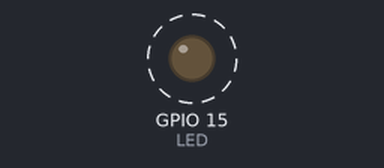
Bench run of a sketch on a simulated ESP8266 (NodeMCU). Parts: output pins drawn as LEDs (lit = HIGH). Dashed ring = blinking. WiFi joins after 1.5 s; servers stay silent unless stated; what the sketch prints to the serial monitor is not drawn.

Above: at 3.0 s.
Timing chart, 0 to 5.5 s (numbered marks = the images above):
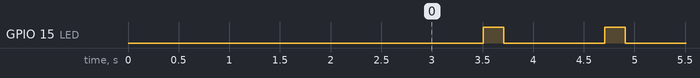

The sketch:

Koneksi_WiFi.ino
```cpp
#if defined(ESP8266)
  #include <ESP8266WiFi.h>
#elif defined(ESP32)
  #include <WiFi.h>
#endif

#define WIFI_SSID "Wokwi-GUEST"
#define WIFI_PASSWORD ""
#define SERIAL_DEBUG_BAUD 115200
#define LED 15

int status = WL_IDLE_STATUS;

void InitWiFi() {
  Serial.println("Connecting to AP ...");
  WiFi.begin(WIFI_SSID, WIFI_PASSWORD);

  while (WiFi.status() != WL_CONNECTED) {
    delay(500);
    Serial.print(".");
  }

  Serial.println("\nConnected to AP!");
  Serial.print("WiFi sudah terkoneksi dengan: ");
  Serial.println(WIFI_SSID);
  Serial.print("IP Address (DHCP): ");
  Serial.println(WiFi.localIP());
  Serial.println("==========================================");
}

void reconnect() {
  status = WiFi.status();
  if (status != WL_CONNECTED) {
    WiFi.begin(WIFI_SSID, WIFI_PASSWORD);
    while (WiFi.status() != WL_CONNECTED) {
      delay(500);
      Serial.print(".");
    }
    Serial.println("\nConnected to AP!");
    Serial.print("IP Address (DHCP): ");
    Serial.println(WiFi.localIP());
  }
}

void setup() {
  Serial.begin(SERIAL_DEBUG_BAUD);
  delay(1000);
  pinMode(LED, OUTPUT);

  InitWiFi();
}

void loop() {
  delay(1000);

  if (WiFi.status() != WL_CONNECTED) {
    reconnect();
  } else {
    digitalWrite(LED, HIGH);
    delay(200);
    digitalWrite(LED, LOW);
  }
}
```

Measured:
- by itself, GPIO 15 (LED): alternates HIGH for 0.20 s and LOW for 1.0 s
